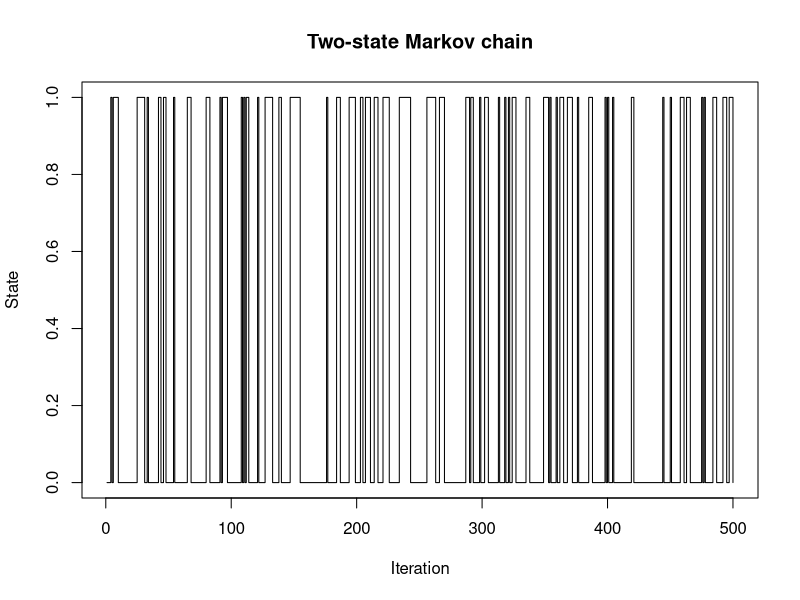

This figure's R source:
# A two-state Markov chain with a known stationary distribution.
set.seed(401)
p01 <- 0.15
p10 <- 0.35
n <- 50000L
state <- integer(n)
state[1] <- 0L
for (i in 2:n) {
  state[i] <- if (state[i - 1L] == 0L) rbinom(1, 1, p01) else rbinom(1, 1, 1 - p10)
}

# For this chain, pi(1) = p01 / (p01 + p10).
stationary_one <- p01 / (p01 + p10)
empirical_one <- mean(state[-seq_len(1000L)])
stopifnot(abs(empirical_one - stationary_one) < 0.03)
cat(sprintf("Theoretical P(state=1): %.3f; empirical after burn-in: %.3f\n", stationary_one, empirical_one))
plot(state[1:500], type = "s", xlab = "Iteration", ylab = "State", main = "Two-state Markov chain")
